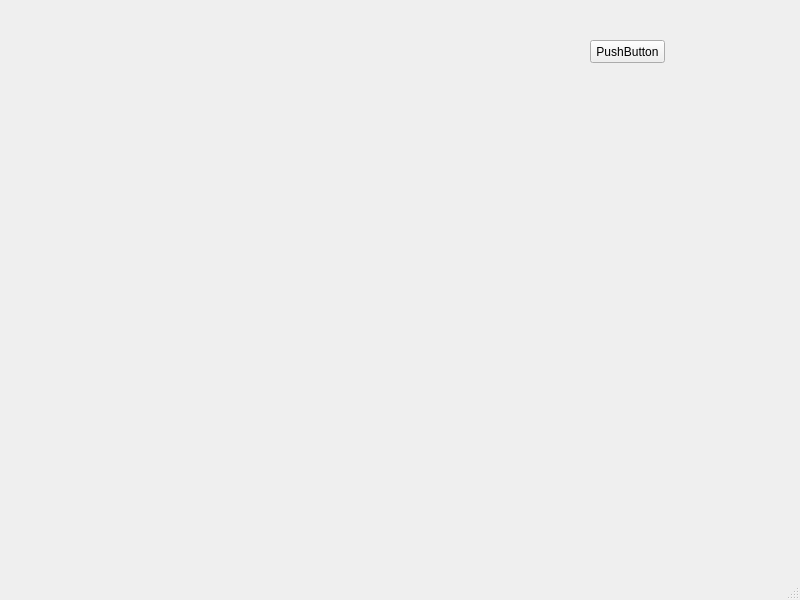
<?xml version="1.0" encoding="UTF-8"?>
<ui version="4.0">
 <class>FFT</class>
 <widget class="QMainWindow" name="FFT">
  <property name="geometry">
   <rect>
    <x>0</x>
    <y>0</y>
    <width>800</width>
    <height>600</height>
   </rect>
  </property>
  <property name="windowTitle">
   <string>MainWindow</string>
  </property>
  <widget class="QWidget" name="centralwidget">
   <widget class="QPushButton" name="pushButton">
    <property name="geometry">
     <rect>
      <x>590</x>
      <y>40</y>
      <width>75</width>
      <height>23</height>
     </rect>
    </property>
    <property name="text">
     <string>PushButton</string>
    </property>
   </widget>
  </widget>
  <widget class="QMenuBar" name="menubar">
   <property name="geometry">
    <rect>
     <x>0</x>
     <y>0</y>
     <width>800</width>
     <height>21</height>
    </rect>
   </property>
  </widget>
  <widget class="QStatusBar" name="statusbar"/>
 </widget>
 <resources/>
 <connections/>
</ui>
